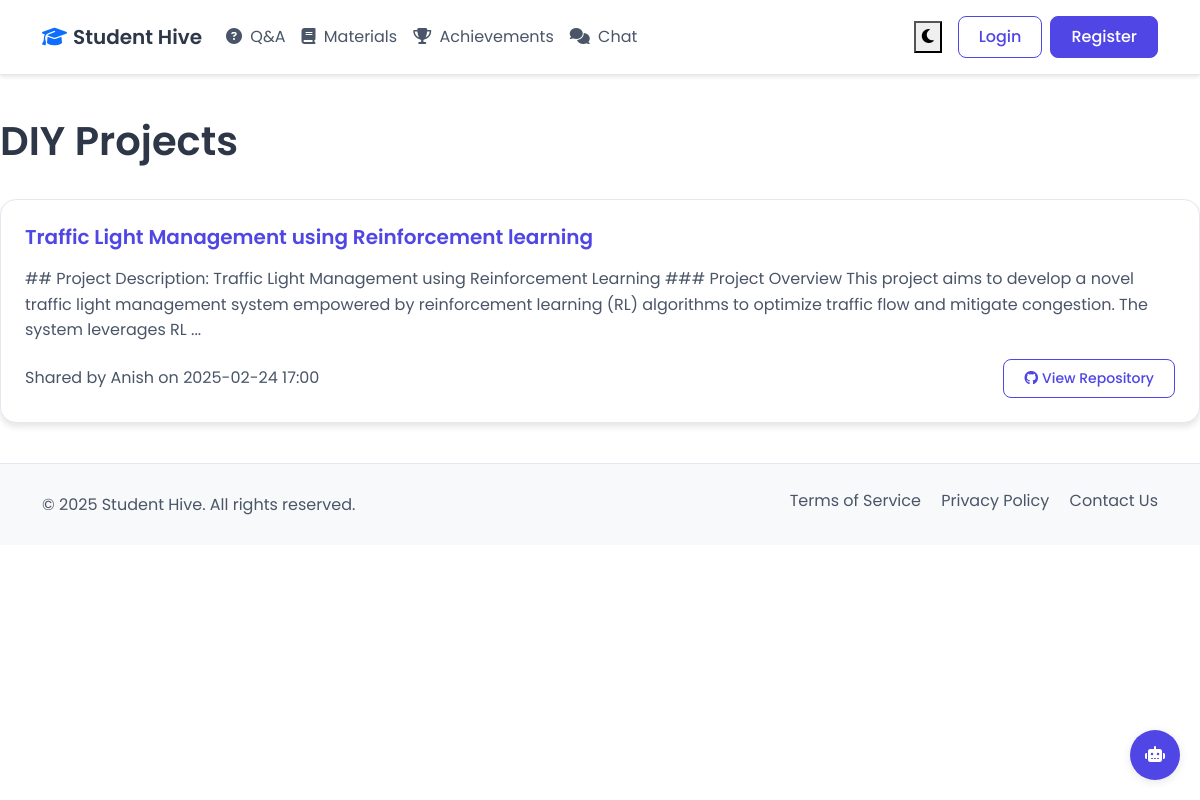
The app's page /projects with its own data.
### app.py (models this page shows, shortened)
class Project(db.Model):
    id = db.Column(db.Integer, primary_key=True)
    title = db.Column(db.String(200), nullable=False)
    description = db.Column(db.Text, nullable=False)
    ai_description = db.Column(db.Text)
    repository_link = db.Column(db.String(500), nullable=False)
    timestamp = db.Column(db.DateTime, default=datetime.utcnow)
    user_id = db.Column(db.Integer, db.ForeignKey('user.id'), nullable=False)

class User(UserMixin, db.Model):
    id = db.Column(db.Integer, primary_key=True)
    username = db.Column(db.String(80), unique=True, nullable=False)
    email = db.Column(db.String(120), unique=True, nullable=False)
    password_hash = db.Column(db.String(128))
    questions = db.relationship('Question', backref='author', lazy=True)
    answers = db.relationship('Answer', backref='author', lazy=True)
    achievements = db.relationship('Achievement', backref='user', lazy=True)
    materials = db.relationship('StudyMaterial', backref='author', lazy=True)
    projects = db.relationship('Project', backref='author', lazy=True)
    chat_messages = db.relationship('ChatMessage', backref='author', lazy=True)
    achievement_comments = db.relationship('AchievementComment', backref='author', lazy=True)
    tutor_sessions = db.relationship('TutorSession', backref='student', lazy=True)

### app.py (the view)
@app.route('/projects')
def projects():
    projects = Project.query.order_by(Project.timestamp.desc()).all()
    return render_template('projects.html', projects=projects)

### templates/projects.html (shortened to what this page needs)
{% extends "base.html" %}
{% block content %}
<div class="row">
    <div class="col-md-12">
        <div class="d-flex justify-content-between align-items-center mb-4">
            <h1>DIY Projects</h1>
        </div>
        {% for project in projects %}
        <div class="card mb-3">
            <div class="card-body">
                <h5 class="card-title">
                    <a href="{{ url_for('view_project', project_id=project.id) }}" class="text-decoration-none">
                        {{ project.title }}
                    </a>
                </h5>
                <p class="card-text">{{ project.description[:300] }}{% if project.description|length > 300 %}...{% endif %}</p>
                <div class="d-flex justify-content-between align-items-center text-muted">
                    <div>
                        Shared by {{ project.author.username }} on {{ project.timestamp.strftime('%Y-%m-%d %H:%M') }}
                    </div>
                    <a href="{{ project.repository_link }}" target="_blank" class="btn btn-outline-primary btn-sm">
                        <i class="fab fa-github me-1"></i>View Repository
                    </a>
                </div>
            </div>
        </div>
        {% endfor %}
    </div>
</div>
{% endblock %}

### static/style.css (style rules this page uses)
:root { --bg-primary: #ffffff; --bg-secondary: #f8f9fa; --text-primary: #2d3748; --text-secondary: #4a5568; --accent-primary: #4f46e5; --accent-secondary: #818cf8; --border-color: #e2e8f0; --card-bg: #ffffff; --shadow-color: rgba(0, 0, 0, 0.1); --success-color: #059669; --danger-color: #dc2626; --input-text: #2d3748; --input-bg: #ffffff; --input-border: #e2e8f0; --dropdown-bg: #ffffff; --dropdown-text: #2d3748; --dropdown-hover: #f8f9fa; --link-color: #4f46e5; }
body { background-color: var(--bg-primary); color: var(--text-primary); transition: background-color 0.3s, color 0.3s; font-family: 'Poppins', system-ui, -apple-system, sans-serif; line-height: 1.6; }
h1, h2, h3, h4, h5, h6 { color: var(--text-primary); font-weight: 600; line-height: 1.3; }
.text-muted { color: var(--text-secondary) !important; }
a { color: var(--link-color); text-decoration: none; }
.card { background-color: var(--card-bg); border: 1px solid var(--border-color); border-radius: 1rem; box-shadow: 0 4px 6px var(--shadow-color); transition: transform 0.2s, box-shadow 0.2s; }
.card-body { padding: 1.5rem; }
.card-title { color: var(--text-primary); font-weight: 600; margin-bottom: 1rem; }
.card-text { color: var(--text-secondary); }
.btn { padding: 0.5rem 1.25rem; border-radius: 0.5rem; font-weight: 500; transition: all 0.2s; }
.btn-outline-primary { color: var(--accent-primary) !important; border-color: var(--accent-primary); background-color: transparent; }

### records on screen
Project: title "Traffic Light Management using Reinforcement learning", description "## Project Description: Traffic Light Management using Reinforcement Learning ### Project Overview This project aims to develop a novel traffic light management system empowered by reinforcement learning (RL) algorithms to optimize traffic flow and mitigate congestion. The system leverages RL", author.username "Anish", timestamp "2025-02-24 17:00"
